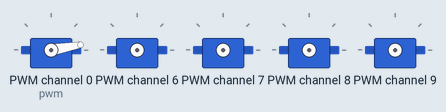
Bench run of a program on a simulated Raspberry Pi (BCM pin numbers). On the bench: 5 × servo. Servo angles are drawn from the pulse width (0.5 ms = 0°, 2.5 ms = 180°).

Above: at 0.06 s.
At 6.95 s:
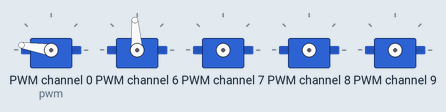
At 13.94 s:
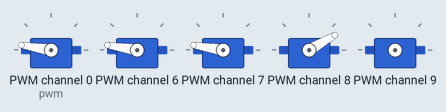
At 14.5 s:
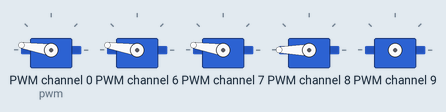
At 18.57 s:
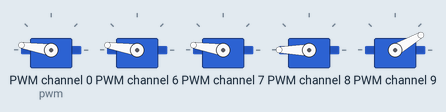
At 37.4 s:
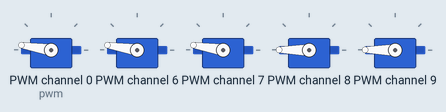
Timing chart, 0 to 38.9 s (numbered marks = the images above):
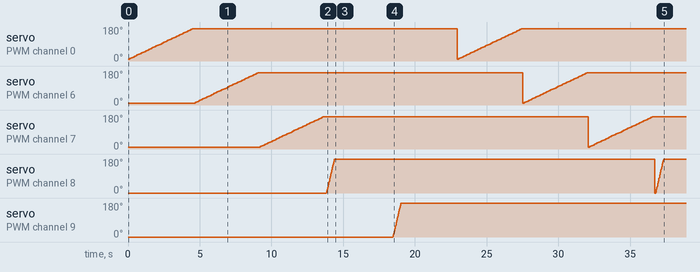

Measured:
- by itself, servo on PWM channel 6: 10° → 14° at 4.7 s, → 17° 0.10 s later, → 21° 0.10 s later, → 25° 0.10 s later, … (89 changes in this stretch)
- by itself, servo on PWM channel 7: 10° → 14° at 9.2 s, → 17° 0.10 s later, → 21° 0.10 s later, → 25° 0.10 s later, … (89 changes in this stretch)
- by itself, servo on PWM channel 9: moves from 0° to 180° over 0.56 s
- by itself, servo on PWM channel 0 (pwm): 10° → 14° at 0.12 s, → 17° 0.10 s later, → 21° 0.10 s later, → 25° 0.10 s later, … (89 changes in this stretch)

The program:

ledPulse.py
```python
#!/usr/bin/python

from Adafruit_PWM_Servo_Driver import PWM
import time

# ===========================================================================
# RPI-MDI Code
# ===========================================================================

# Initialise the PWM device using the default address
pwm = PWM(0x40, debug=False)

pwm.setPWMFreq(60)                        # Set frequency to 60 Hz
while (True):
	channel = 0
	duration = 150
	while duration < 600:
		pwm.setPWM(channel, 0, duration)
		time.sleep(.1)
		duration += 10
	channel = 6
	duration = 150
	while duration < 600:
		pwm.setPWM(channel, 0, duration)
		time.sleep(.1)
		duration += 10
	channel = 7
	duration = 150
	while duration < 600:
		pwm.setPWM(channel, 0, duration)
		time.sleep(.1)
		duration += 10
	channel = 8
	duration = 5
	while duration < 4096:
		pwm.setPWM(channel, 0, duration)
		time.sleep(.01)
		duration += 10
	channel = 9
	duration = 5
	while duration < 4096:
		pwm.setPWM(channel, 0, duration)
		time.sleep(.01)
		duration += 10
```
